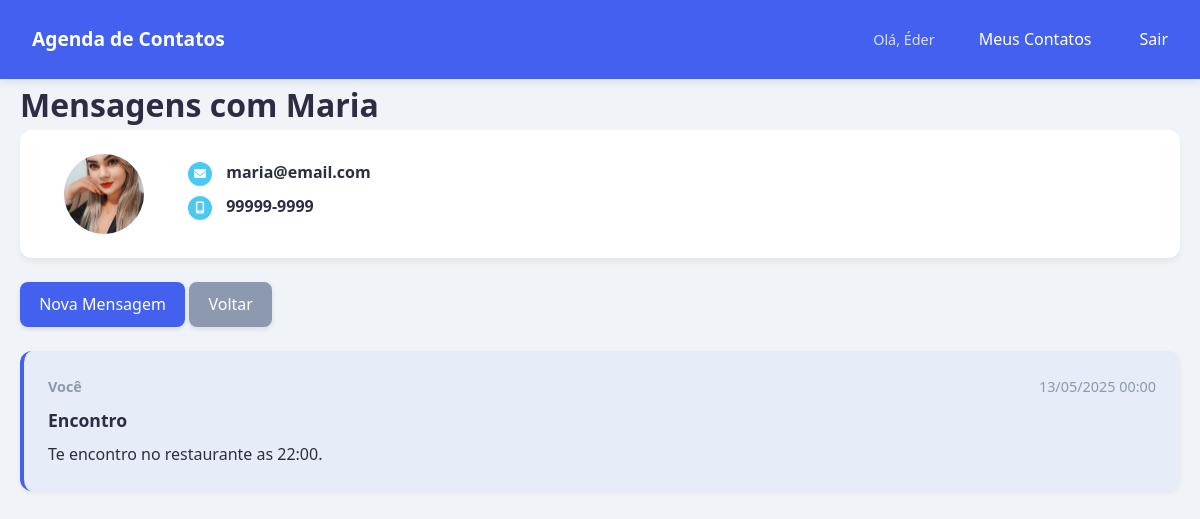
/messages/1 (signed in), run on an earlier commit of the app's database.
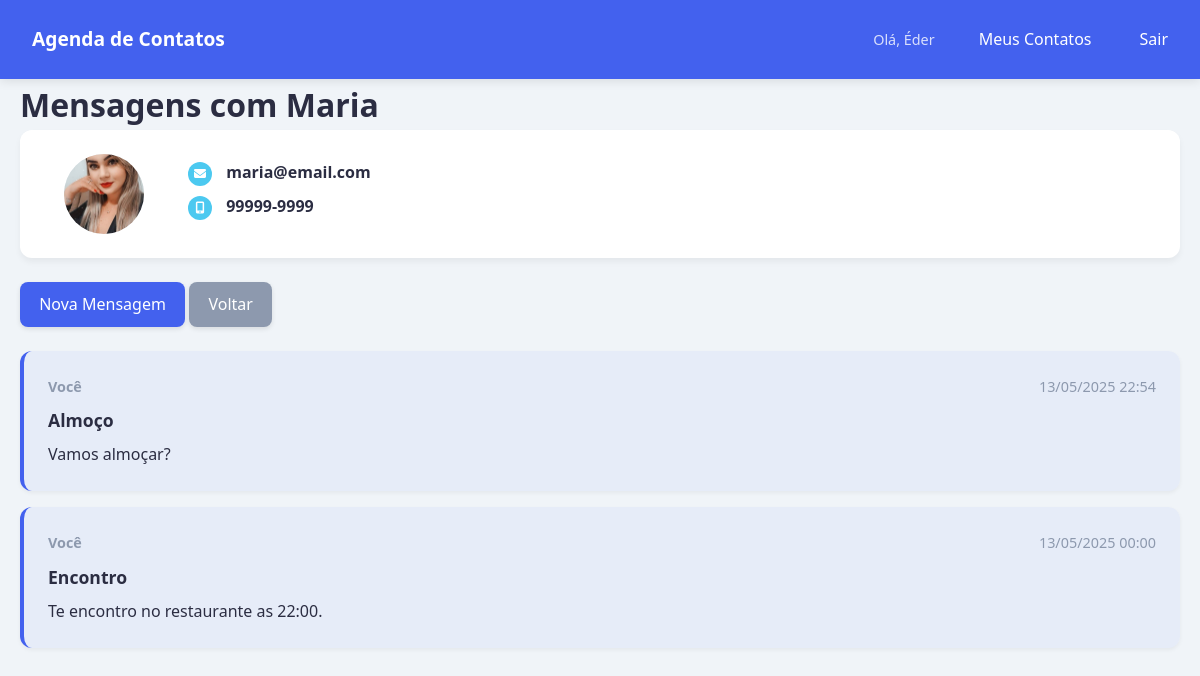
And on a later commit of the database.
### app.py (models this page shows)
class Contact(db.Model):
    id = db.Column(db.Integer, primary_key=True)
    name = db.Column(db.String(100), nullable=False)
    email = db.Column(db.String(120))
    cellphone = db.Column(db.String(20))
    photo = db.Column(db.String(100))
    user_id = db.Column(db.Integer, db.ForeignKey('user.id'), nullable=False)

class Message(db.Model):
    id = db.Column(db.Integer, primary_key=True)
    title = db.Column(db.String(100), nullable=False)
    content = db.Column(db.Text, nullable=False)
    date_sent = db.Column(db.DateTime, nullable=False, default=datetime.now)
    sender_id = db.Column(db.Integer, db.ForeignKey('user.id'), nullable=False)
    contact_id = db.Column(db.Integer, db.ForeignKey('contact.id'), nullable=False)
    sender = db.relationship('User', foreign_keys=[sender_id])
    contact = db.relationship('Contact', foreign_keys=[contact_id])

### app.py (the view)
@app.route('/messages/<int:contact_id>')
@login_required
def view_messages(contact_id):
    contact = Contact.query.get_or_404(contact_id)
    if contact.user_id != session['user_id']:
        flash('Você não tem permissão para ver estas mensagens.', 'danger')
        return redirect(url_for('contacts'))
    messages = Message.query.filter(
        ((Message.sender_id == session['user_id']) & (Message.contact_id == contact_id)) |
        ((Message.sender_id == contact_id) & (Message.contact_id == session['user_id']))
    ).order_by(Message.date_sent.desc()).all()
    return render_template('messages.html', contact=contact, messages=messages)

### app.py (called while the page is built)
def login_required(f):
    @wraps(f)
    def decorated_function(*args, **kwargs):
        if 'user_id' not in session:
            flash('Por favor, faça login para acessar esta página.', 'danger')
            return redirect(url_for('login'))
        return f(*args, **kwargs)
    return decorated_function

### templates/messages.html (shortened to what this page needs)
{% extends "base.html" %}
{% block content %}
    <h1>Mensagens com {{ contact.name }}</h1>
    <div class="contact-header">
        {% if contact.photo %}
            <img src="{{ url_for('static', filename='uploads/' + contact.photo) }}" alt="{{ contact.name }}" class="contact-photo">
        {% else %}
            <div class="contact-photo placeholder">{{ contact.name[0]|upper }}</div>
        {% endif %}
        <div class="contact-info">
            <h4><i class="fas fa-envelope"></i> {{ contact.email }}</h4>
            <h4><i class="fas fa-mobile-alt"></i> {{ contact.cellphone }}</h4>
        </div>
    </div>
    <a href="{{ url_for('send_message', contact_id=contact.id) }}" class="btn">Nova Mensagem</a>
    <a href="{{ url_for('contacts') }}" class="btn btn-secondary">Voltar</a>
    <div class="messages-container">
        {% for message in messages %}
            <div class="message {% if message.sender_id == session['user_id'] %}sent{% else %}received{% endif %}">
                <div class="message-header">
                    <strong>{% if message.sender_id == session['user_id'] %}Você{% else %}{{ contact.name }}{% endif %}</strong>
                    <span>{{ message.date_sent.strftime('%d/%m/%Y %H:%M') }}</span>
                </div>
                <h4>{{ message.title }}</h4>
                <p>{{ message.content }}</p>
            </div>
        {% else %}
            <p>Nenhuma mensagem trocada com este contato.</p>
        {% endfor %}
    </div>
{% endblock %}

### templates/base.html (shortened to what this page needs)
<!DOCTYPE html>
<html lang="pt-br">
<head>
    <link rel="stylesheet" href="{{ url_for('static', filename='style.css') }}">
    <link rel="stylesheet" href="https://cdnjs.cloudflare.com/ajax/libs/font-awesome/6.4.0/css/all.min.css">
</head>
<body>
    <nav>
        <div class="container">
            <a href="{{ url_for('index') }}" class="brand">Agenda de Contatos</a>
            <div class="nav-links">
                {% if 'user_id' in session %}
                    <span>Olá, {{ session['username'] }}</span>
                    <a href="{{ url_for('contacts') }}">Meus Contatos</a>
                    <a href="{{ url_for('logout') }}">Sair</a>
                {% else %}
                    <a href="{{ url_for('login') }}">Login</a>
                    <a href="{{ url_for('register') }}">Registrar</a>
                {% endif %}
            </div>
        </div>
    </nav>
    <div class="container">
        {% block content %}{% endblock %}
    </div>
</body>
</html>

### static/style.css (style rules this page uses)
:root { --primary: #4361ee; --secondary: #3f37c9; --accent: #4cc9f0; --light: #f8f9fa; --dark: #212529; --success: #4ad66d; --danger: #f72585; --warning: #f8961e; --info: #7209b7; --text: #2b2d42; --text-light: #8d99ae; }
* { margin: 0; padding: 0; box-sizing: border-box; font-family: 'Segoe UI', 'Roboto', sans-serif; }
body { line-height: 1.6; color: var(--text); background-color: #f0f4f8; min-height: 100vh; }
.container { max-width: 1200px; margin: 0 auto; padding: 0 20px; }
nav { background-color: var(--primary); color: white; padding: 1rem 0; box-shadow: 0 2px 10px rgba(0,0,0,0.1); position: sticky; top: 0; z-index: 100; }
nav .container { display: flex; justify-content: space-between; align-items: center; width: 100%; }
nav a { color: white; text-decoration: none; font-weight: 500; transition: all 0.3s ease; padding: 0.5rem 0; position: relative; margin: 0 0.75rem; }
nav .brand { font-weight: 600; font-size: 1.2rem; margin-right: auto; }
nav a::after { content: ''; position: absolute; bottom: 0; left: 0; width: 0; height: 2px; background-color: var(--accent); transition: width 0.3s ease; }
nav .nav-links { display: flex; align-items: center; gap: 1.5rem; }
nav .nav-links span { color: rgba(255,255,255,0.8); font-size: 0.9rem; margin-right: 0.5rem; }
.btn { display: inline-flex; align-items: center; justify-content: center; padding: 0.6rem 1.2rem; background-color: var(--primary); color: white; text-decoration: none; border-radius: 8px; border: none; cursor: pointer; font-weight: 500; transition: all 0.3s ease; box-shadow: 0 2px 5px rgba(0,0,0,0.1); }
.btn-secondary { background-color: var(--text-light); }
.messages-container { margin-top: 1.5rem; display: flex; flex-direction: column; gap: 1rem; }
.message { border-radius: 12px; padding: 1.5rem; background-color: white; box-shadow: 0 2px 4px rgba(0,0,0,0.05); transition: all 0.3s ease; }
.message.sent { border-left: 4px solid var(--primary); background-color: rgba(67, 97, 238, 0.05); }
.message-header { display: flex; justify-content: space-between; margin-bottom: 0.5rem; color: var(--text-light); font-size: 0.9rem; }
.message h4 { margin-bottom: 0.5rem; color: var(--text); font-size: 1.1rem; }
.contact-header { display: flex; align-items: center; margin-bottom: 1.5rem; padding: 1.5rem; background-color: white; border-radius: 12px; box-shadow: 0 4px 6px rgba(0,0,0,0.05); gap: 1.5rem; }
.contact-photo { width: 80px; height: 80px; border-radius: 50%; object-fit: cover; background-color: #e2e8f0; display: flex; align-items: center; justify-content: center; margin-left: 20px; font-size: 2rem; font-weight: bold; color: var(--primary); flex-shrink: 0; }
.contact-info { flex: 1; }
.contact-info i { width: 24px; height: 24px; background-color: var(--accent); color: white; border-radius: 50%; display: inline-flex; align-items: center; justify-content: center; margin-right: 10px; margin-left: 20px; font-size: 12px; }
.contact-info h4 { margin: 0 0 0.5rem 0; color: var(--text); }
.container > * { animation: fadeIn 0.5s ease forwards; }

What changed in the data, as far as the page shows it:
added Message: shows "Você", date_sent "13/05/2025 22:54", title "Almoço", content "Vamos almoçar?"
